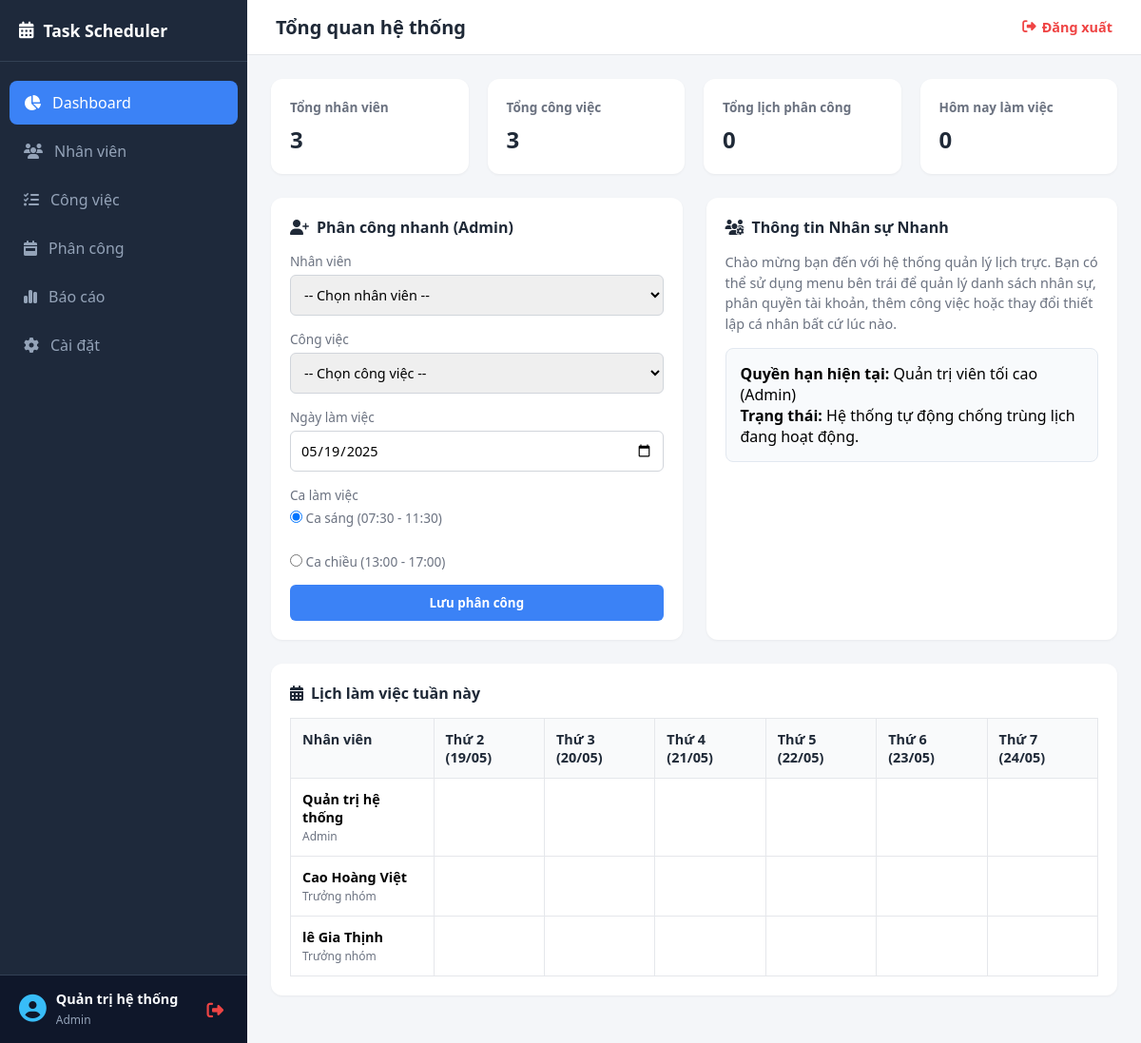
Page / (signed in) on the committed database.
### tables this page shows
CREATE TABLE employees (
        id INTEGER PRIMARY KEY AUTOINCREMENT,
        name TEXT NOT NULL,
        role TEXT NOT NULL,
        email TEXT UNIQUE,
        password TEXT,
        is_admin INTEGER DEFAULT 0
    );

### app.py (the view, shortened to what this page needs)
@app.route("/", methods=["GET", "POST"])
def home():
    if "employee_id" not in session:
        return redirect(url_for("login"))
    conn = get_db()
    cur = conn.cursor()
    error_msg = None
    success_msg = None
    today_date = "2025-05-19"
    cur.execute("SELECT COUNT(*) FROM employees")
    total_employees = cur.fetchone()[0]
    cur.execute("SELECT COUNT(*) FROM tasks")
    total_tasks = cur.fetchone()[0]
    cur.execute("SELECT COUNT(*) FROM schedules")
    total_schedules = cur.fetchone()[0]
    cur.execute("SELECT COUNT(DISTINCT employee_id) FROM schedules WHERE date = ?", (today_date,))
    today_working_count = cur.fetchone()[0]
    cur.execute("""
        SELECT DISTINCT e.name, e.role, s.shift, t.title as task_title
        FROM schedules s
        JOIN employees e ON s.employee_id = e.id
        JOIN tasks t ON s.task_id = t.id
        WHERE s.date = ?
    """, (today_date,))
    today_workers = cur.fetchall()
    cur.execute("SELECT * FROM employees")
    employees = cur.fetchall()
    cur.execute("SELECT * FROM tasks")
    tasks = cur.fetchall()
    cur.execute("""
        SELECT s.id, s.employee_id, s.date, s.shift, e.name as employee_name, t.title as task_title
        FROM schedules s
        JOIN employees e ON s.employee_id = e.id
        JOIN tasks t ON s.task_id = t.id
    """)
    schedules = cur.fetchall()
    conn.close()
    return render_template(
        "index.html",
        total_employees=total_employees,
        total_tasks=total_tasks,
        total_schedules=total_schedules,
        today_working_count=today_working_count,
        today_workers=today_workers,
        employees=employees,
        tasks=tasks,
        schedules=schedules,
        is_admin=session.get("is_admin", 0),
        error_msg=error_msg,
        success_msg=success_msg
    )

### app.py (called while the page is built)
def get_db():
    conn = sqlite3.connect(DB_NAME)
    conn.row_factory = sqlite3.Row
    return conn

### templates/index.html (shortened to what this page needs)
<!DOCTYPE html>
<html lang="vi">
<head>
    <link rel="stylesheet" href="https://cdnjs.cloudflare.com/ajax/libs/font-awesome/6.4.0/css/all.min.css">
</head>
<body>
    <div class="sidebar">
        <div class="sidebar-brand"><i class="fa-solid fa-calendar-days"></i> Task Scheduler</div>
        <ul class="sidebar-menu">
            <li class="active"><a href="/"><i class="fa-solid fa-chart-pie"></i> Dashboard</a></li>
            {% if is_admin == 1 %}
            <li><a href="/employees"><i class="fa-solid fa-users"></i> Nhân viên</a></li>
            {% endif %}
            <li><a href="/tasks"><i class="fa-solid fa-list-check"></i> Công việc</a></li>
            <li><a href="/schedules"><i class="fa-solid fa-calendar-week"></i> Phân công</a></li>
            <li><a href="/reports"><i class="fa-solid fa-chart-simple"></i> Báo cáo</a></li>
            <li><a href="/settings"><i class="fa-solid fa-gear"></i> Cài đặt</a></li>
        </ul>
        <div class="sidebar-user">
            <div style="display: flex; align-items: center; gap: 10px; overflow: hidden;">
                <i class="fa-solid fa-circle-user" style="font-size: 1.8rem; color: #38bdf8;"></i>
                <div style="overflow: hidden; text-overflow: ellipsis; white-space: nowrap;">
                    <div style="font-size: 0.9rem; font-weight: bold; color: #f8fafc;">{{ session.get('employee_name', 'Người dùng') }}</div>
                    <small style="font-size: 0.75rem; color: #94a3b8;">{{ session.get('employee_role', 'Nhân viên') }}</small>
                </div>
            </div>
            <a href="/logout" title="Đăng xuất" style="color: #ef4444; font-size: 1.1rem; text-decoration: none; padding: 5px;"><i class="fa-solid fa-right-from-bracket"></i></a>
        </div>
    </div>
    <div class="main-content">
        <div class="header">
            <div class="header-title">Tổng quan hệ thống</div>
            <a href="/logout" class="logout-btn"><i class="fa-solid fa-right-from-bracket"></i> Đăng xuất</a>
        </div>
        <div class="container">
            <div class="metrics-grid">
                <div class="metric-card"><h3>Tổng nhân viên</h3><div class="value">{{ total_employees }}</div></div>
                <div class="metric-card"><h3>Tổng công việc</h3><div class="value">{{ total_tasks }}</div></div>
                <div class="metric-card"><h3>Tổng lịch phân công</h3><div class="value">{{ total_schedules }}</div></div>
                <div class="metric-card"><h3>Hôm nay làm việc</h3><div class="value">{{ today_working_count }}</div></div>
            </div>
            {% if is_admin == 1 %}
            <div class="dashboard-body">
                <div class="panel" style="margin-bottom:0;">
                    <div class="panel-title"><i class="fa-solid fa-user-plus"></i> Phân công nhanh (Admin)</div>
                    <form method="POST">
                        <div class="form-group">
                            <label>Nhân viên</label>
                            <select name="employee_id" class="form-control" required>
                                <option value="">-- Chọn nhân viên --</option>
                            </select>
                        </div>
                        <div class="form-group">
                            <label>Công việc</label>
                            <select name="task_id" class="form-control" required>
                                <option value="">-- Chọn công việc --</option>
                            </select>
                        </div>
                        <div class="form-group">
                            <label>Ngày làm việc</label>
                            <input type="date" name="date" class="form-control" value="2025-05-19" required>
                        </div>
                        <div class="form-group">
                            <label>Ca làm việc</label>
                            <div>
                                <label><input type="radio" name="shift" value="Sáng: " checked> Ca sáng (07:30 - 11:30)</label><br>
                                <label><input type="radio" name="shift" value="Chiều: "> Ca chiều (13:00 - 17:00)</label>
                            </div>
                        </div>
                        <button type="submit" class="btn-primary">Lưu phân công</button>
                    </form>
                </div>
                <div class="panel" style="margin-bottom:0;">
                    <div class="panel-title"><i class="fa-solid fa-users-gear"></i> Thông tin Nhân sự Nhanh</div>
                    <p style="color: var(--text-secondary); font-size: 0.9rem; line-height: 1.5; margin-bottom: 15px;">
                        Chào mừng bạn đến với hệ thống quản lý lịch trực. Bạn có thể sử dụng menu bên trái để quản lý danh sách nhân sự, phân quyền tài khoản, thêm công việc hoặc thay đổi thiết lập cá nhân bất cứ lúc nào.
                    </p>
                    <div style="background: #f8fafc; padding: 15px; border-radius: 8px; border: 1px solid #e2e8f0;">
                        <strong>Quyền hạn hiện tại:</strong> Quản trị viên tối cao (Admin)<br>
                        <strong>Trạng thái:</strong> Hệ thống tự động chống trùng lịch đang hoạt động.
                    </div>
                </div>
            </div>
            {% endif %}
            <div class="panel">
                <div class="panel-title"><i class="fa-solid fa-calendar-days"></i> Lịch làm việc tuần này</div>
                <table class="schedule-table">
                    <thead>
                        <tr>
                            <th>Nhân viên</th>
                            <th>Thứ 2 (19/05)</th>
                            <th>Thứ 3 (20/05)</th>
                            <th>Thứ 4 (21/05)</th>
                            <th>Thứ 5 (22/05)</th>
                            <th>Thứ 6 (23/05)</th>
                            <th>Thứ 7 (24/05)</th>
                        </tr>
                    </thead>
                    <tbody>
                        {% for emp in employees %}
                        <tr>
                            <td><strong>{{ emp.name }}</strong><br><small style="color: var(--text-secondary);">{{ emp.role }}</small></td>
                            {% for d in ['2025-05-19', '2025-05-20', '2025-05-21', '2025-05-22', '2025-05-23', '2025-05-24'] %}
                            <td>
                            </td>
                            {% endfor %}
                        </tr>
                        {% endfor %}
                    </tbody>
                </table>
            </div>
        </div>
    </div>
</body>
</html>

### templates/index.html (style rules this page uses)
:root { --bg-color: #f4f6f9; --sidebar-bg: #1e293b; --card-bg: #ffffff; --primary-color: #3b82f6; --success-color: #10b981; --danger-color: #ef4444; --text-main: #1f2937; --text-secondary: #6b7280; }
* { box-sizing: border-box; margin: 0; padding: 0; font-family: 'Segoe UI', Tahoma, Geneva, Verdana, sans-serif; }
body { background-color: var(--bg-color); display: flex; height: 100vh; overflow: hidden; }
.sidebar { width: 260px; background-color: var(--sidebar-bg); color: #fff; display: flex; flex-direction: column; height: 100vh; }
.sidebar-brand { padding: 20px; font-size: 1.1rem; font-weight: bold; display: flex; align-items: center; gap: 10px; border-bottom: 1px solid #334155; }
.sidebar-menu { list-style: none; padding: 20px 10px; flex: 1; }
.sidebar-menu li { padding: 12px 15px; border-radius: 8px; margin-bottom: 5px; cursor: pointer; display: flex; align-items: center; gap: 12px; color: #94a3b8; transition: 0.2s; }
.sidebar-menu li a { color: inherit; text-decoration: none; display: flex; align-items: center; gap: 12px; width: 100%; }
.sidebar-menu li.active, .sidebar-menu li:hover { background-color: var(--primary-color); color: #fff; }
.sidebar-user { margin-top: auto; padding: 15px 20px; border-top: 1px solid #334155; display: flex; align-items: center; justify-content: space-between; background: #0f172a; }
.main-content { flex: 1; display: flex; flex-direction: column; overflow-y: auto; }
.header { background: var(--card-bg); padding: 15px 30px; display: flex; justify-content: space-between; align-items: center; border-bottom: 1px solid #e5e7eb; }
.header-title { font-size: 1.25rem; font-weight: bold; color: var(--text-main); }
.logout-btn { color: var(--danger-color); text-decoration: none; font-weight: 600; font-size: 0.9rem; display: flex; align-items: center; gap: 6px; }
.container { padding: 25px; }
.metrics-grid { display: grid; grid-template-columns: repeat(4, 1fr); gap: 20px; margin-bottom: 25px; }
.metric-card { background: var(--card-bg); padding: 20px; border-radius: 12px; box-shadow: 0 1px 3px rgba(0,0,0,0.05); }
.metric-card h3 { font-size: 0.85rem; color: var(--text-secondary); margin-bottom: 8px; }
.metric-card .value { font-size: 1.5rem; font-weight: bold; color: var(--text-main); }
.dashboard-body { display: grid; grid-template-columns: 1fr 1fr; gap: 25px; margin-bottom: 25px; }
.panel { background: var(--card-bg); padding: 20px; border-radius: 12px; box-shadow: 0 1px 3px rgba(0,0,0,0.05); margin-bottom: 25px; }
.panel-title { font-size: 1rem; font-weight: bold; margin-bottom: 15px; display: flex; align-items: center; gap: 8px; color: var(--text-main); }
.form-group { margin-bottom: 15px; }
.form-group label { display: block; font-size: 0.85rem; color: var(--text-secondary); margin-bottom: 5px; }
.form-control { width: 100%; padding: 10px; border: 1px solid #d1d5db; border-radius: 6px; font-size: 0.9rem; outline: none; }
.btn-primary { background: var(--primary-color); color: white; border: none; padding: 10px 20px; border-radius: 6px; font-weight: bold; cursor: pointer; width: 100%; }
.schedule-table { width: 100%; border-collapse: collapse; font-size: 0.9rem; }
.schedule-table th, .schedule-table td { border: 1px solid #e5e7eb; padding: 12px; text-align: left; vertical-align: top; }
.schedule-table th { background-color: #f9fafb; color: var(--text-main); }

### rows in the picture
employees: get "Quản trị hệ thống", get "Admin", name "Quản trị hệ thống", role "Admin"
employees: name "Cao Hoàng Việt", role "Trưởng nhóm"
employees: name "lê Gia Thịnh", role "Trưởng nhóm"

### other values in the picture
{{ total_employees }} "3"
{{ total_tasks }} "3"
{{ total_schedules }} "0"
{{ today_working_count }} "0"
